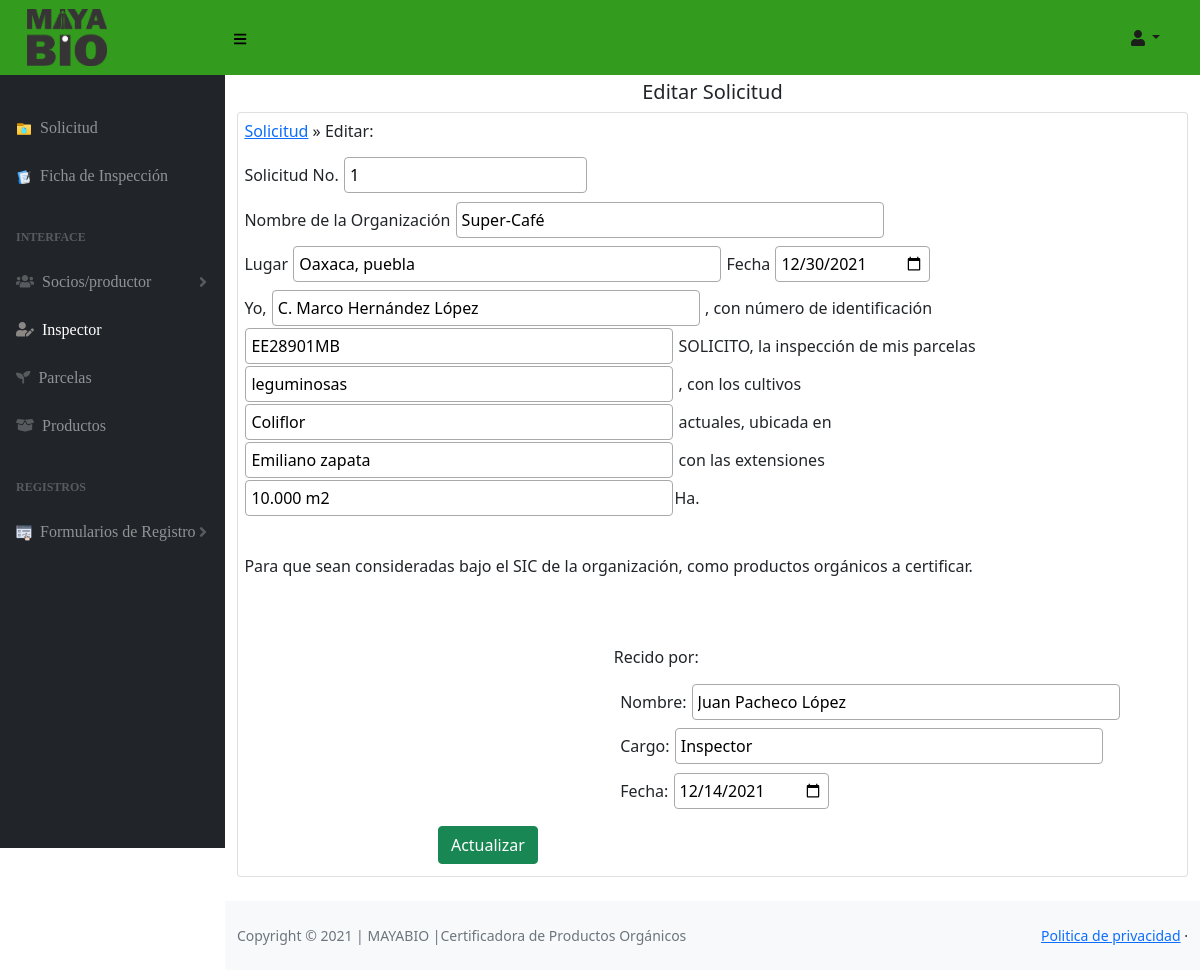
Before: /solicitud/editar.solicitud.php?idSolicitud=8 with the older database file.
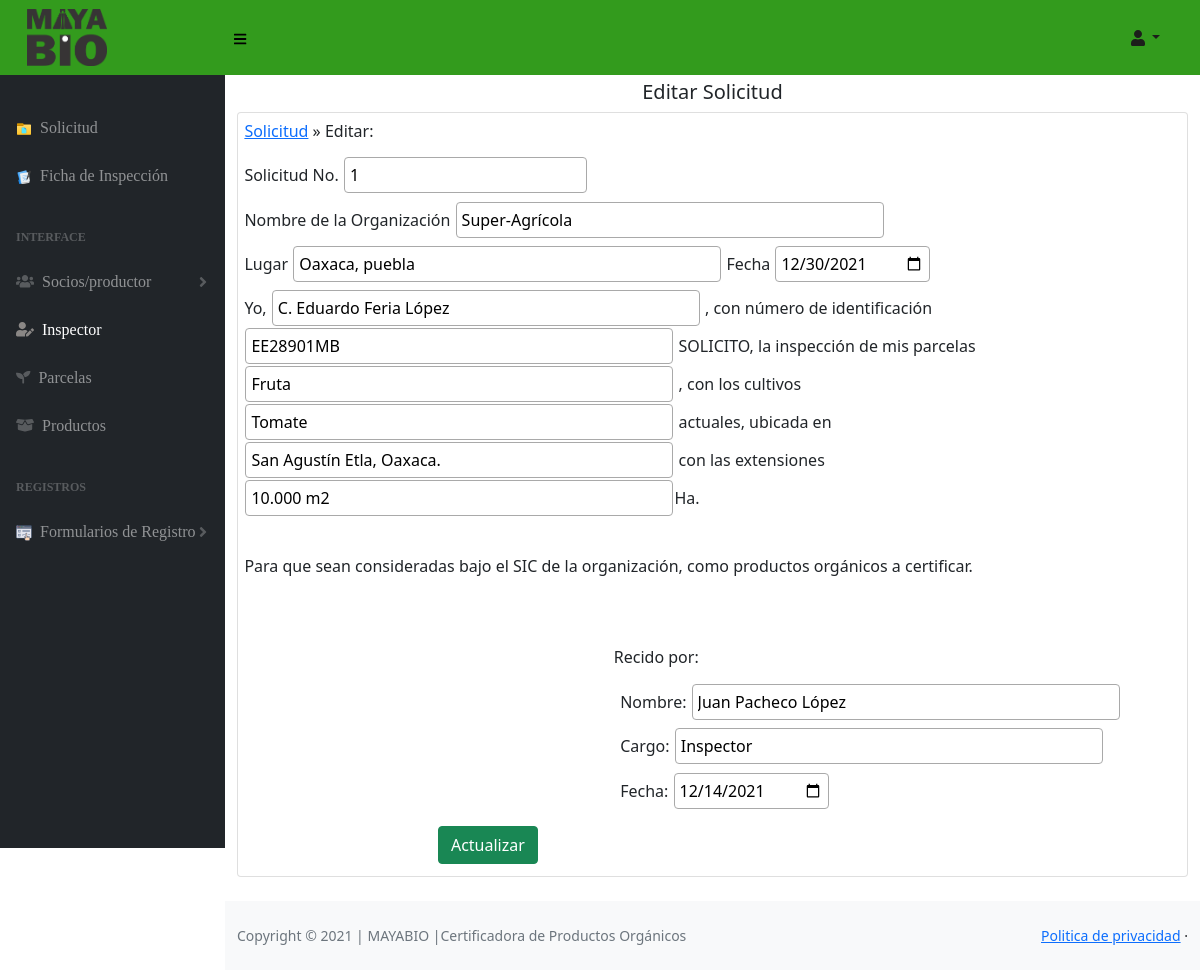
After: the same page with the newer database file.
### tables this page shows
CREATE TABLE `solicitud` (
  `idSolicitud` int(5) NOT NULL,
  `noSolicitud` int(5) NOT NULL,
  `nombreOrganizacion` varchar(250) NOT NULL,
  `lugar` varchar(250) NOT NULL,
  `fecha` date NOT NULL,
  `nombreSocio` varchar(250) NOT NULL,
  `noIdentificacion` varchar(100) NOT NULL,
  `inspecParcelas` varchar(250) NOT NULL,
  `cultivos` varchar(200) NOT NULL,
  `ubicacion` varchar(250) NOT NULL,
  `extensionesHa` varchar(200) NOT NULL,
  `recibeNombre` varchar(200) NOT NULL,
  `cargo` varchar(200) NOT NULL,
  `date` date NOT NULL
);

### solicitud/editar.solicitud.php (the view, shortened to what the changed rows need)
<!DOCTYPE html>
<html lang="es">
    <head>
        <link rel="stylesheet" href="../css/productos.css">
        <link href="../css/styles.css" rel="stylesheet" />
        <link rel="stylesheet" href="../css/form.css">
        <link href="https://cdn.datatables.net/1.10.20/css/dataTables.bootstrap4.min.css" rel="stylesheet" />
        <link href="https://cdn.jsdelivr.net/npm/bootstrap@5.0.2/dist/css/bootstrap.min.css" rel="stylesheet">
    </head>
    <body class="sb-nav-fixed">
        <div id="layoutSidenav">
            <div id="layoutSidenav_content">
                <main>
                    <div class="container-fluid">
                        <h1 class="mt-4">Editar Solicitud</h1>
                        <div class="card mb-4">
                            <?php
                                if (isset($_GET["idSolicitud"])) {
                                    $idSolicitud=$_GET["idSolicitud"];
                                    require_once("conexion.solicitud.php");
                                    $consulta=mysqli_query($conexion, "SELECT * FROM solicitud WHERE idSolicitud='$idSolicitud' ");
                                    $fila=mysqli_fetch_array($consulta);
                                    printf('
                                        <form action="#" method="POST" >
                                            <p >Solicitud No. <input type="number" name="noSolicitud" value="%s"></p>
                                            <p>Nombre de la Organización <input type="text" name="nombreOrganizacion" size="40" required value="%s"></p>
                                            <p>Lugar <input type="text" name="lugar"size="40" required value="%s"/>
                                                Fecha <input type="date" name="fecha" size="40" value="%s"/></p>
                                            <p>Yo, <input type="text" name="nombreSocio" size="40" required value="%s"/>
                                                , con número de identificación <input type="text" name="noIdentificacion" size="40"required value="%s"/>
                                                SOLICITO, la inspección de mis parcelas <input type="text" name="inspecParcelas" size="40" required value="%s"/>
                                                , con los cultivos <input type="text" name="cultivos" size="40" required value="%s"/>
                                                actuales, ubicada en <input type="text" name="ubicacion" size="40" required value="%s"/>
                                                con las extensiones <input type="text" name="extensionesHa" size="40" required value="%s"/>Ha.
                                            </p>
                                            <br>
                                            <p>Para que sean consideradas bajo el SIC de la organización,
                                                como productos orgánicos a certificar.
                                            </p>
                                            <div class="registro">
                                                <label>Recido por:</label>
                                                <p>Nombre: <input type="text" name="recibeNombre" size="40" required value="%s"></p>
                                                <p>Cargo: <input type="text" name="cargo" size="40" required value="%s"></p>
                                                <p>Fecha: <input type="date" name="date" value="%s"></p>
                                            </div>
                                            <br><br><br><br><br><br><br><br><br><br>
                                            <td><input type="submit" class="btn btn-success" value="Actualizar" name="enviar"></td>
                                        </form>
                                        ', $fila["noSolicitud"], $fila["nombreOrganizacion"], $fila["lugar"], $fila["fecha"],  $fila["nombreSocio"], $fila["noIdentificacion"], $fila["inspecParcelas"], $fila["cultivos"], $fila["ubicacion"], $fila["extensionesHa"], $fila["recibeNombre"], $fila["cargo"], $fila["date"], $fila["idSolicitud"]);
                                }
                            ?>
                        </div>
                    </div>
                </main>
            </div>
        </div>
    </body>
</html>

Changed rows visible on the page:
changed solicitud "Oaxaca, puebla": nombreOrganizacion "Super-Café" → "Super-Agrícola"; nombreSocio "C. Marco Hernández López" → "C. Eduardo Feria López"; inspecParcelas "leguminosas" → "Fruta"; cultivos "Coliflor" → "Tomate"; ubicacion "Emiliano zapata" → "San Agustín Etla, Oaxaca."
